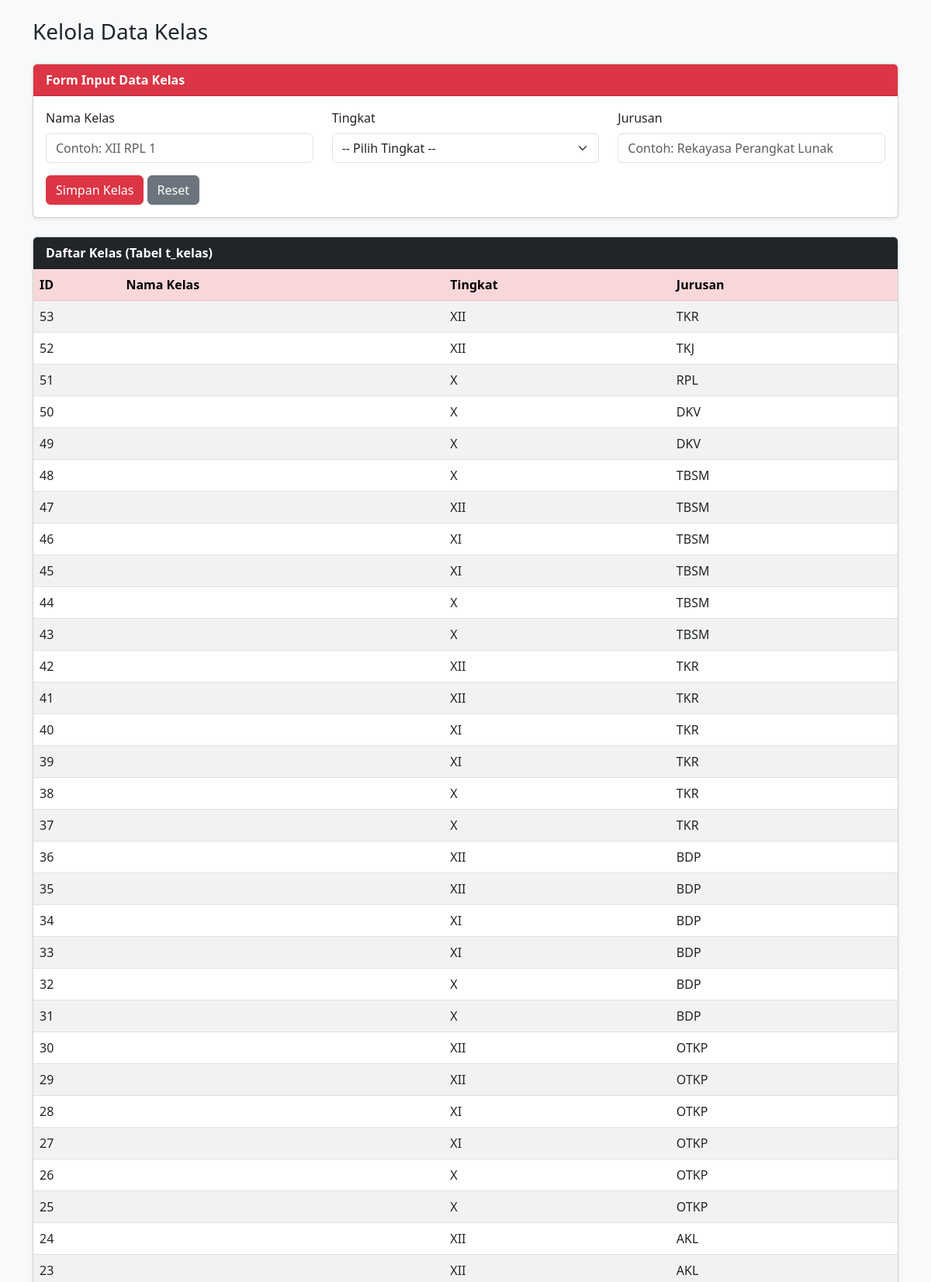
/kelas/kelas.php (upper part), run on the app's committed database.
### tables this page shows
CREATE TABLE `t_kelas` (
  `id` int(11) NOT NULL,
  `wali_kelas_id` int(11) DEFAULT 0,
  `nama` varchar(100) DEFAULT NULL,
  `tingkat` varchar(20) NOT NULL,
  `jurusan` varchar(100) NOT NULL,
  `status_aktif` tinyint(1) NOT NULL,
  `created_at` timestamp NOT NULL DEFAULT current_timestamp(),
  `updated_at` timestamp NOT NULL DEFAULT current_timestamp()
);

### kelas/kelas.php (the view, shortened to what this page needs)
<?php
include '../koneksi.php';
?>
<!DOCTYPE html>
<html lang="id">
<head>
  <link href="https://cdn.jsdelivr.net/npm/bootstrap@5.3.0/dist/css/bootstrap.min.css" rel="stylesheet">
</head>
<body class="bg-light p-4">
  <div class="container">
    <h3 class="mb-4">Kelola Data Kelas</h3>
    <div class="card shadow-sm mb-4">
      <div class="card-header bg-danger text-white fw-bold">
        Form Input Data Kelas
      </div>
      <div class="card-body">
        <form action="" method="POST">
          <div class="row">
            <div class="col-md-4 mb-3">
              <label for="nama_kelas" class="form-label">Nama Kelas</label>
              <input type="text" name="nama_kelas" id="nama_kelas" class="form-control" placeholder="Contoh: XII RPL 1" maxlength="50" required>
            </div>
            <div class="col-md-4 mb-3">
              <label for="tingkat" class="form-label">Tingkat</label>
              <select name="tingkat" id="tingkat" class="form-select" required>
                <option value="">-- Pilih Tingkat --</option>
              </select>
            </div>
            <div class="col-md-4 mb-3">
              <label for="jurusan" class="form-label">Jurusan</label>
              <input type="text" name="jurusan" id="jurusan" class="form-control" placeholder="Contoh: Rekayasa Perangkat Lunak" maxlength="100" required>
            </div>
          </div>
          <button type="submit" name="simpan_kelas" class="btn btn-danger">Simpan Kelas</button>
          <button type="reset" class="btn btn-secondary">Reset</button>
        </form>
      </div>
    </div>
    <div class="card shadow-sm">
      <div class="card-header bg-dark text-white fw-bold">
        Daftar Kelas (Tabel t_kelas)
      </div>
      <div class="card-body p-0">
        <table class="table table-striped table-hover mb-0">
          <thead class="table-danger">
            <tr>
              <th width="10%">ID</th>
              <th>Nama Kelas</th>
              <th>Tingkat</th>
              <th>Jurusan</th>
            </tr>
          </thead>
          <tbody>
            <?php
            $query_kelas = mysqli_query($koneksi, "SELECT * FROM t_kelas ORDER BY id DESC");
            if ($query_kelas && mysqli_num_rows($query_kelas) > 0) {
                while ($row = mysqli_fetch_assoc($query_kelas)) {
                    echo "<tr>
                            <td>{$row['id']}</td>
                            <td>{$row['nama_kelas']}</td>
                            <td>{$row['tingkat']}</td>
                            <td>{$row['jurusan']}</td>
                          </tr>";
                }
            } else {
                echo "<tr><td colspan='4' class='text-center py-3'>Belum ada data kelas di database.</td></tr>";
            }
            ?>
          </tbody>
        </table>
      </div>
    </div>
  </div>
</body>
</html>

### data on the page
t_kelas: id "53", tingkat "XII", jurusan "TKR"
t_kelas: id "52", tingkat "XII", jurusan "TKJ"
t_kelas: id "51", tingkat "X", jurusan "RPL"
t_kelas: id "50", tingkat "X", jurusan "DKV"
t_kelas: id "49", tingkat "X", jurusan "DKV"
t_kelas: id "48", tingkat "X", jurusan "TBSM"
t_kelas: id "47", tingkat "XII", jurusan "TBSM"
t_kelas: id "46", tingkat "XI", jurusan "TBSM"
t_kelas: id "45", tingkat "XI", jurusan "TBSM"
t_kelas: id "44", tingkat "X", jurusan "TBSM"
t_kelas: id "43", tingkat "X", jurusan "TBSM"
t_kelas: id "42", tingkat "XII", jurusan "TKR"
t_kelas: id "41", tingkat "XII", jurusan "TKR"
t_kelas: id "40", tingkat "XI", jurusan "TKR"
t_kelas: id "39", tingkat "XI", jurusan "TKR"
t_kelas: id "38", tingkat "X", jurusan "TKR"
t_kelas: id "37", tingkat "X", jurusan "TKR"
t_kelas: id "36", tingkat "XII", jurusan "BDP"
t_kelas: id "35", tingkat "XII", jurusan "BDP"
t_kelas: id "34", tingkat "XI", jurusan "BDP"
t_kelas: id "33", tingkat "XI", jurusan "BDP"
t_kelas: id "32", tingkat "X", jurusan "BDP"
t_kelas: id "31", tingkat "X", jurusan "BDP"
t_kelas: id "30", tingkat "XII", jurusan "OTKP"
t_kelas: id "29", tingkat "XII", jurusan "OTKP"
t_kelas: id "28", tingkat "XI", jurusan "OTKP"
t_kelas: id "27", tingkat "XI", jurusan "OTKP"
t_kelas: id "26", tingkat "X", jurusan "OTKP"
t_kelas: id "25", tingkat "X", jurusan "OTKP"
t_kelas: id "24", tingkat "XII", jurusan "AKL"
t_kelas: id "23", tingkat "XII", jurusan "AKL"
